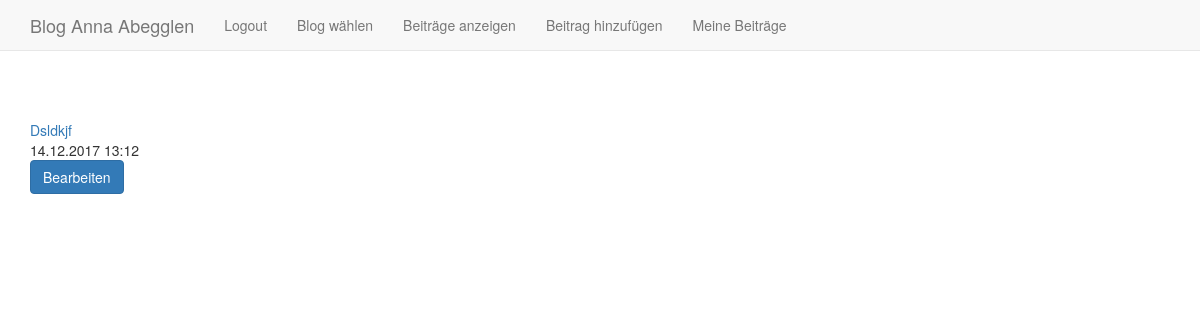
The app's page /index.php?function=meine_blogs&bid=4 (signed in), older data.
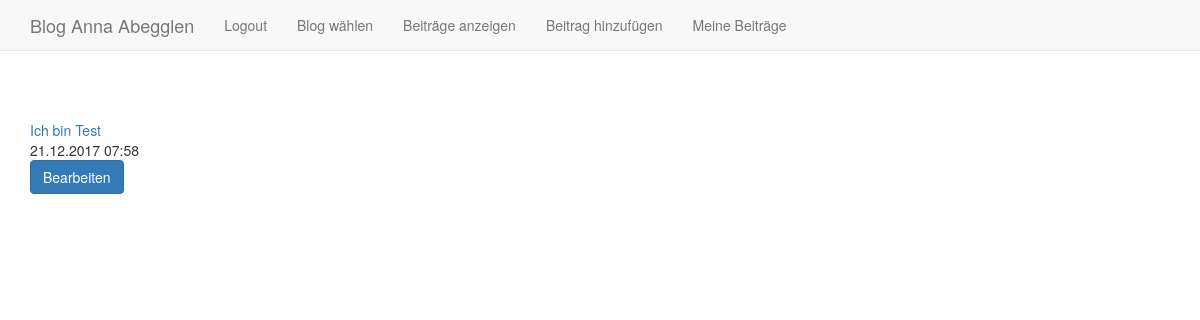
The same page, newer data.
### tables this page shows
CREATE TABLE "user" (
	`uid`	INTEGER PRIMARY KEY AUTOINCREMENT,
	`name`	TEXT,
	`email`	TEXT NOT NULL UNIQUE,
	`password`	TEXT NOT NULL,
	`role`	INTEGER NOT NULL
);

CREATE TABLE `entry` (
	`eid`	INTEGER PRIMARY KEY AUTOINCREMENT,
	`uid`	INTEGER NOT NULL,
	`tid`	INTEGER,
	`datetime`	INTEGER NOT NULL,
	`title`	TEXT NOT NULL,
	`content`	TEXT NOT NULL,
	`picture1`	TEXT,
	`picture2`	TEXT,
	`picture3`	TEXT,
	FOREIGN KEY(`uid`) REFERENCES `user`(`uid`),
	FOREIGN KEY(`tid`) REFERENCES `topic`(`tid`)
);

### include/functions_db.php (called while the page is built, shortened)
<?php
  function getUserName($uid) {
	$db = getValue('cfg_db');
	$result = $db->query("SELECT name, email FROM user WHERE uid=".$uid);
	if ($user = $result->fetchArray()) {
	  if (strlen($user[0]) > 0) return $user[0];
	  else return $user[1];
	} else return "";
  }
  function getEntries($uid) {
	$alle = [];
	$db = getValue('cfg_db');
	$entries = $db->query("SELECT eid, datetime, title, content, picture1, picture2, picture3 FROM entry WHERE uid=$uid ORDER BY datetime DESC");
	while ($entry = $entries->fetchArray()) {
	  $alle[] = $entry;
	}
	return $alle;
  }
?>

### meine_blogs.php (the view, shortened to what this page needs)
<?php
$bid = $_SESSION['uid'];
$entries = getEntries($_SESSION['uid']);
foreach ($entries as $entry ) {
$eid = $entry['eid'];
$title = $entry['title'];?>
<br/>
<br/>
<a href='index.php?function=meine_blogs&bid=<?php echo $blogId ?>&eid=<?php echo $eid?>'> <?php echo $title?> </a>
<br/>
<?php echo date('d.m.Y H:i',$entry['datetime']);?>
<br/>
<a class="btn btn-primary mt-2" href="index.php?function=blog_bearbeiten&bid=<?php echo $bid?>&eid=<?php echo $eid?>" role="button">Bearbeiten</a>
<?php
}
 ?>

### index.php (shortened to what this page needs)
<?php
  require_once("include/functions_db.php");
  if (isset($_GET['function'])) $function = $_GET['function'];
  else $function = "login";
  if(isset($_SESSION['uid'])) {
    if(isset($_GET['bid'])){
      $blogId = $_GET['bid'];
    }
    else{
      $blogId = 0;
    }
    $blogName = getUserName($_SESSION['uid']);
  }
  elseif (isset($_GET['bid'])){
    $blogId = $_GET['bid'];
    $blogName = getUserName($_GET['bid']);
  }
  else{
    $blogId = 0;
    $blogName = "";
  }
?>
<!DOCTYPE html>
<html lang="de">
<head>
  <link href="css/bootstrap.min.css" rel="stylesheet" />
</head>
<body>
  <nav class="navbar navbar-default navbar-fixed-top">
	<div class="container">
      <div class="navbar-header">
		<a class="navbar-brand"><?php echo "Blog ".$blogName.""; ?></a>
      </div>
      <ul class="nav navbar-nav">
		<?php
    if(isset($_SESSION['uid'])){
      echo "<li><a href='index.php?function=logout&bid=$blogId'>Logout</a></li>";
      echo "<li><a href='index.php?function=blogs&bid=$blogId'>Blog wählen</a></li>";
      echo "<li><a href='index.php?function=entries_public&bid=$blogId'>Beiträge anzeigen</a></li>";
      echo "<li><a href='index.php?function=blog_new&bid=$blogId'>Beitrag hinzufügen</a></li>";
      echo "<li><a href='index.php?function=meine_blogs&bid=$blogId'>Meine Beiträge</a></li>";
    }
    else {
      echo "<li><a href='index.php?function=login&bid=$blogId'>Login</a></li>";
      echo "<li><a href='index.php?function=blogs&bid=$blogId'>Blog wählen</a></li>";
     echo "<li><a href='index.php?function=entries_public&bid=$blogId'>Beiträge anzeigen</a></li>";
    }
		?>
      </ul>
	</div>
  </nav>
  <div class="container" style="margin-top:80px">
  <?php
	require_once("$function.php");
  ?>
</body>
</html>

Row changes from the older to the newer data that the page shows:
removed entry: title "Dsldkjf", datetime "14.12.2017 13:12"
added entry: title "Ich bin Test", datetime "21.12.2017 07:58"
